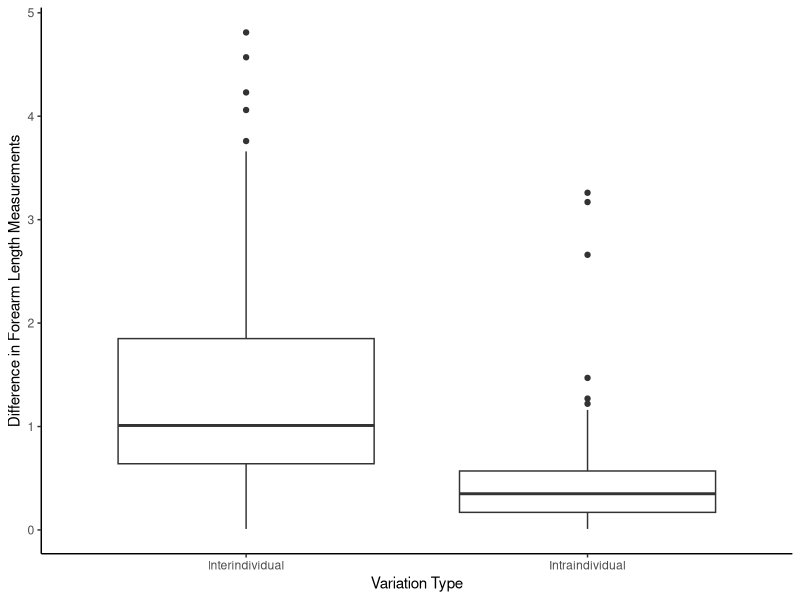
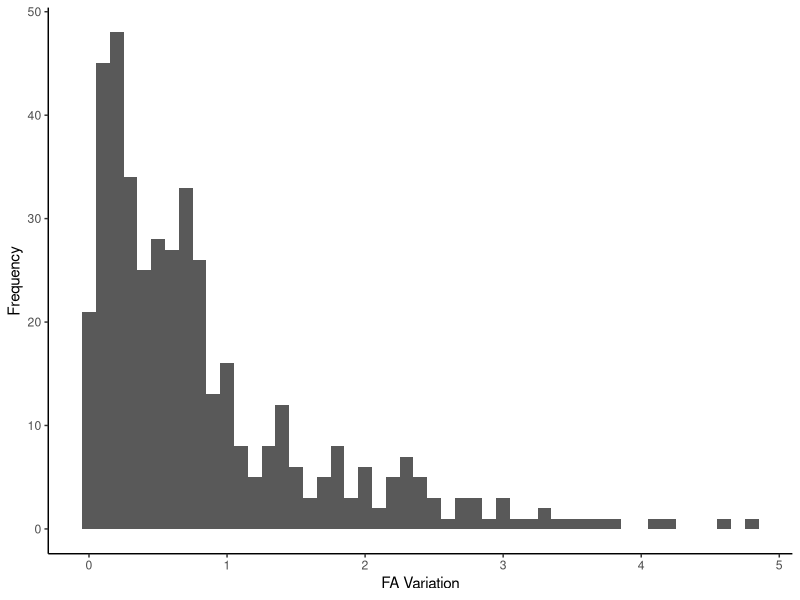
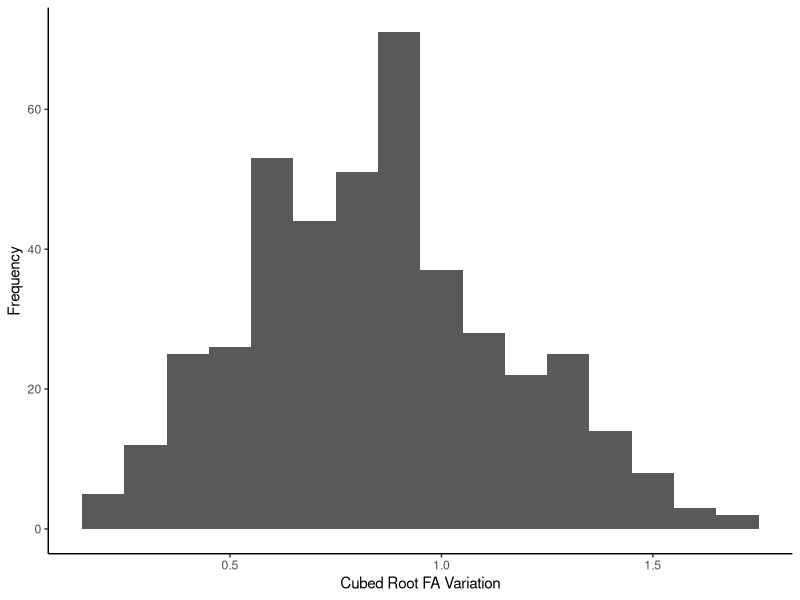
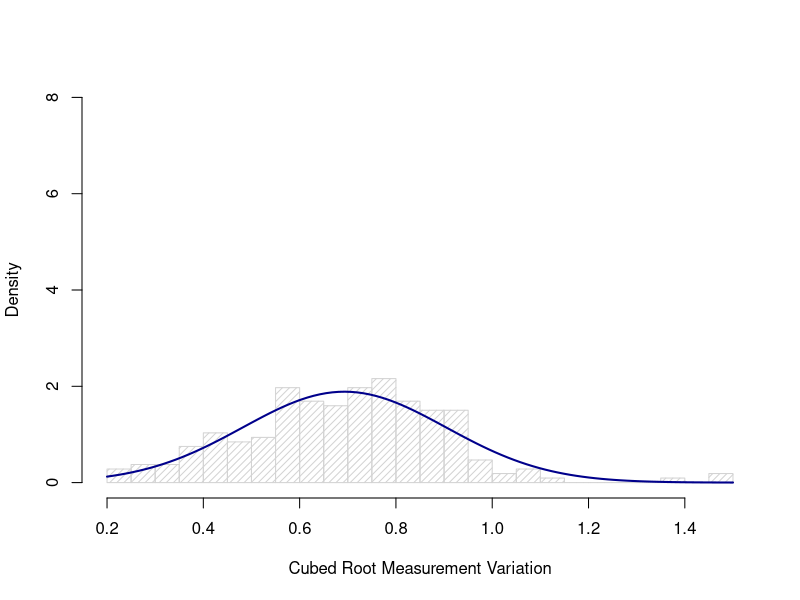

R code for these plots, in order:
## ---- chunk 1
knitr::opts_chunk$set(echo = TRUE)
setwd("C:/Users/Adam/Documents/grad_school/Broders/Data/stats.project")
## ---- chunk 2
all.vary=read.csv('all.vary.csv') ## Read data file with intraspecific variation calculated and duplicate measurement from bats removed
pairs <- t(combn(nrow(all.vary), 2)) 
pairs <- pairs[all.vary$bat[pairs[,1]] != all.vary$bat[pairs[,2]],]##create all pssible pairs of individuals
## ---- chunk 3
selected.pairs <- sample(nrow(pairs), 213, replace=TRUE)
(samps <- pairs[selected.pairs,])## Randomly select 213 pairs of individuals
## ---- chunk 4
(obs1 <- all.vary[pairs[selected.pairs,1],])
## ---- chunk 5
(obs2 <- all.vary[pairs[selected.pairs,2],]) ##Create 2 new dfs for each pair of observations
## ---- chunk 6
obs2$fa2<-obs2$fa
fa.dif<-data.frame(obs1$bat, obs1$fa, obs2$bat, obs2$fa2) ## Merge measurements from pairs and assocciated bat ID one df 
fa.dif$inter.dif<-abs(fa.dif$obs1.fa-fa.dif$obs2.fa2) ##Find absolute difference between measurements from each pair
## ---- chunk 7
fa.dif$intra.dif<-all.vary$intra.vary ## Merge intra-individual with inter-individual data
## ---- chunk 8
library(tidyr)
library(reshape2)
library(ggplot2)
melt.fa=melt(fa.dif, measure.vars=c('inter.dif', 'intra.dif')) ## Melt data so it can be read by ggplot
  ggplot(melt.fa, aes(x = variable, y = value)) +
  geom_boxplot() +
  scale_x_discrete (labels=c("Interindividual", "Intraindividual")) +
  labs(y='Difference in Forearm Length Measurements', x='Variation Type') +
  theme_classic()## Visualise data with ggplot
## ---- chunk 9
ggplot(data=melt.fa, aes(x=value)) +
geom_histogram(binwidth = 0.1) +
labs(x='FA Variation', y='Frequency') +
theme_classic() ## Check distribution of data
## ---- chunk 10
shapiro.test(melt.fa$value) ## Test for normality
## ---- chunk 11
melt.fa$log.fa=log(melt.fa$value)
## ---- chunk 12
melt.fa$cbrt.fa=sign(melt.fa$value) * abs(melt.fa$value)^(1/3) ## Data is not normal (right skew) so it does not meet assumtions of the ANOVA. Transform data using a cubed root transformation.
ggplot(data=melt.fa, aes(x=cbrt.fa)) +
geom_histogram(binwidth = 0.1) +
labs(x='Cubed Root FA Variation', y='Frequency') +
theme_classic() ## Data looks better following transformation

## ---- chunk 13
shapiro.test(melt.fa$cbrt.fa) ## Test for normality again
## ---- chunk 14
wilcox.test(melt.fa$value)## Still not normal so we will use a non-parametric test
## ---- chunk 15
fa.dif$intra.cube.rt=sign(fa.dif$intra.dif) * abs(fa.dif$intra.dif)^(1/3) ## Transform intra-individual data to make normal
shapiro.test(fa.dif$intra.cube.rt) ## Fails the Shapiro test
g1 = fa.dif$intra.cube.rt
m1<-mean(g1)
std1<-sqrt(var(g1))
hist(g1, density=20, breaks=20, prob=TRUE, 
     xlab="Cubed Root Measurement Variation", ylim=c(0, 8), main=NULL)
curve(dnorm(x, mean=m1, sd=std1), 
      col="darkblue", lwd=2, add=TRUE, yaxt="n") ## Data still follows a normal distribution relatively well
## ---- chunk 16
1-(-2*((pt(.5^(1/3), 212)-1))) ## Using a t distribution we can estimate the average probability any given measurement will have an error of +/- 0.5 mm. We use the cubed root of 0.5 to match the transformation
